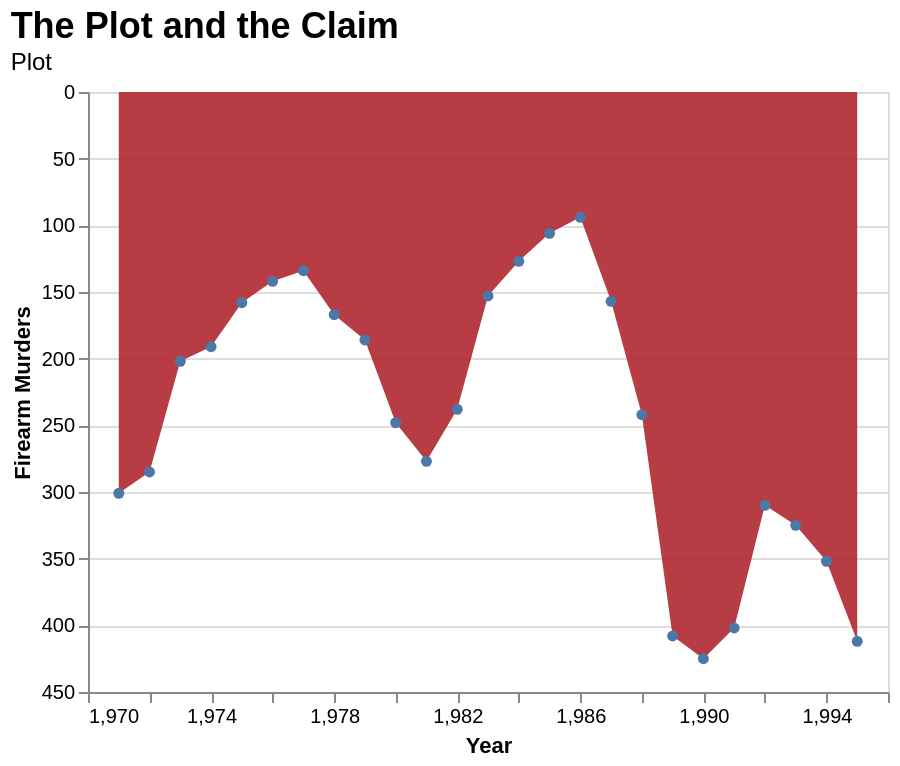

Notebook source saved alongside this figure:
### Markdown cell above
**Question 3.3** 
<br> {points: 3}

It's important to know what's possible when making plots, so let's attempt to recreate the plot shown. At least now we can hope to educate the party on where they went wrong in their code. Do you think they will listen to reason?

This plot will be split into 4 questions to walk you through the process a bit more since this is a challenging plot to make.

We will start with the area plot (with no points or lines yet).

As we have done in the past, we are providing several different tests so you can see if you are on your way to getting things.

Start by making an area plot mapping `Year` and `Firearm murders` to the correct axis, using an opacity of 0.9 and a colour equal to `#b0272f`. Make sure that the x-axis specifies no gridlines and the y-axis has a reversed scale. Give the y-axis the correct label.

*Save the plot in an object named `area_plot`.*

### Code cell
alt.themes.enable('default');

chart_title = alt.TitleParams(
    "The Plot and the Claim",
     subtitle = "Plot",
     fontSize=18, fontWeight='bold', anchor='start')

area_plot = alt.Chart(guns_df, title=chart_title).mark_area(color='#b0272f', opacity=0.9, filled=True, point=True).encode(
    alt.X('Year', title='Year', axis=alt.Axis(grid=False)),
    alt.Y('Firearm murders:Q', title='Firearm Murders', scale=alt.Scale(reverse=True))
)

# your code here
area_plot

### Figure 1 — Vega-Lite specification as saved in the notebook (floating-point values rounded to 4 significant figures)
{"config": {"view": {"continuousWidth": 400, "continuousHeight": 300}}, "data": {"name": "data-b655b91912e6e839c53e4b74dbd85033"}, "mark": {"type": "area", "color": "#b0272f", "filled": true, "opacity": 0.9, "point": true}, "encoding": {"x": {"type": "quantitative", "axis": {"grid": false}, "field": "Year", "title": "Year"}, "y": {"type": "quantitative", "field": "Firearm murders", "scale": {"reverse": true}, "title": "Firearm Murders"}}, "title": {"text": "The Plot and the Claim", "anchor": "start", "fontSize": 18, "fontWeight": "bold", "subtitle": "Plot"}, "$schema": "https://vega.github.io/schema/vega-lite/v4.8.1.json", "datasets": {"data-b655b91912e6e839c53e4b74dbd85033": [{"Year": 1971, "Firearm murders": 301}, {"Year": 1972, "Firearm murders": 285}, {"Year": 1973, "Firearm murders": 202}, {"Year": 1974, "Firearm murders": 191}, {"Year": 1975, "Firearm murders": 158}, {"Year": 1976, "Firearm murders": 142}, {"Year": 1977, "Firearm murders": 134}, {"Year": 1978, "Firearm murders": 167}, {"Year": 1979, "Firearm murders": 186}, {"Year": 1980, "Firearm murders": 248}, {"Year": 1981, "Firearm murders": 277}, {"Year": 1982, "Firearm murders": 238}, {"Year": 1983, "Firearm murders": 153}, {"Year": 1984, "Firearm murders": 127}, {"Year": 1985, "Firearm murders": 106}, {"Year": 1986, "Firearm murders": 94}, {"Year": 1987, "Firearm murders": 157}, {"Year": 1988, "Firearm murders": 242}, {"Year": 1989, "Firearm murders": 408}, {"Year": 1990, "Firearm murders": 425}, {"Year": 1991, "Firearm murders": 402}, {"Year": 1992, "Firearm murders": 310}, {"Year": 1993, "Firearm murders": 325}, {"Year": 1994, "Firearm murders": 352}, {"Year": 1995, "Firearm murders": 412}]}}
